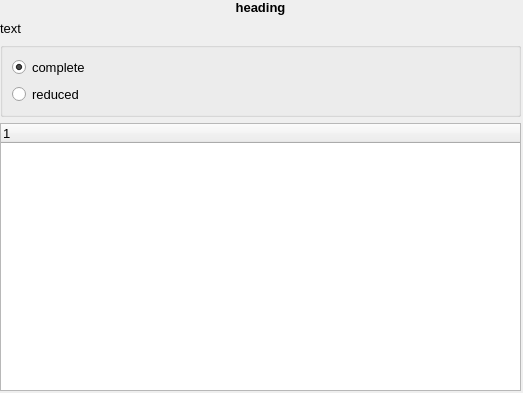
<?xml version="1.0" encoding="UTF-8"?>
<ui version="4.0">
 <class>bugWidget</class>
 <widget class="QWidget" name="bugWidget">
  <property name="geometry">
   <rect>
    <x>0</x>
    <y>0</y>
    <width>523</width>
    <height>393</height>
   </rect>
  </property>
  <property name="font">
   <font>
    <pointsize>6</pointsize>
   </font>
  </property>
  <property name="windowTitle">
   <string>Welcome!</string>
  </property>
  <property name="styleSheet">
   <string notr="true"/>
  </property>
  <widget class="QLabel" name="pixKaptanLogo">
   <property name="geometry">
    <rect>
     <x>610</x>
     <y>4</y>
     <width>16</width>
     <height>16</height>
    </rect>
   </property>
   <property name="frameShadow">
    <enum>QFrame::Raised</enum>
   </property>
   <property name="text">
    <string/>
   </property>
   <property name="wordWrap">
    <bool>true</bool>
   </property>
  </widget>
  <widget class="QWidget" name="verticalLayoutWidget">
   <property name="geometry">
    <rect>
     <x>0</x>
     <y>0</y>
     <width>521</width>
     <height>391</height>
    </rect>
   </property>
   <layout class="QVBoxLayout" name="verticalLayout">
    <item>
     <widget class="QLabel" name="heading">
      <property name="sizePolicy">
       <sizepolicy hsizetype="Preferred" vsizetype="Maximum">
        <horstretch>0</horstretch>
        <verstretch>0</verstretch>
       </sizepolicy>
      </property>
      <property name="font">
       <font>
        <pointsize>10</pointsize>
        <weight>75</weight>
        <bold>true</bold>
       </font>
      </property>
      <property name="layoutDirection">
       <enum>Qt::LeftToRight</enum>
      </property>
      <property name="text">
       <string>heading</string>
      </property>
      <property name="alignment">
       <set>Qt::AlignCenter</set>
      </property>
      <property name="wordWrap">
       <bool>true</bool>
      </property>
     </widget>
    </item>
    <item>
     <widget class="QLabel" name="text">
      <property name="sizePolicy">
       <sizepolicy hsizetype="Preferred" vsizetype="Maximum">
        <horstretch>0</horstretch>
        <verstretch>0</verstretch>
       </sizepolicy>
      </property>
      <property name="font">
       <font>
        <pointsize>10</pointsize>
       </font>
      </property>
      <property name="text">
       <string>text</string>
      </property>
      <property name="wordWrap">
       <bool>true</bool>
      </property>
     </widget>
    </item>
    <item>
     <layout class="QVBoxLayout" name="verticalLayout_2">
      <property name="sizeConstraint">
       <enum>QLayout::SetDefaultConstraint</enum>
      </property>
      <item>
       <widget class="QGroupBox" name="options">
        <property name="title">
         <string/>
        </property>
        <layout class="QGridLayout" name="gridLayout">
         <item row="1" column="0">
          <widget class="QRadioButton" name="reduced">
           <property name="font">
            <font>
             <pointsize>10</pointsize>
            </font>
           </property>
           <property name="text">
            <string>reduced</string>
           </property>
          </widget>
         </item>
         <item row="0" column="0">
          <widget class="QRadioButton" name="complete">
           <property name="font">
            <font>
             <pointsize>10</pointsize>
            </font>
           </property>
           <property name="text">
            <string>complete</string>
           </property>
           <property name="checked">
            <bool>true</bool>
           </property>
          </widget>
         </item>
        </layout>
       </widget>
      </item>
      <item>
       <widget class="QTreeWidget" name="details">
        <property name="font">
         <font>
          <pointsize>10</pointsize>
         </font>
        </property>
        <column>
         <property name="text">
          <string notr="true">1</string>
         </property>
        </column>
       </widget>
      </item>
     </layout>
    </item>
   </layout>
  </widget>
 </widget>
 <resources/>
 <connections/>
</ui>
